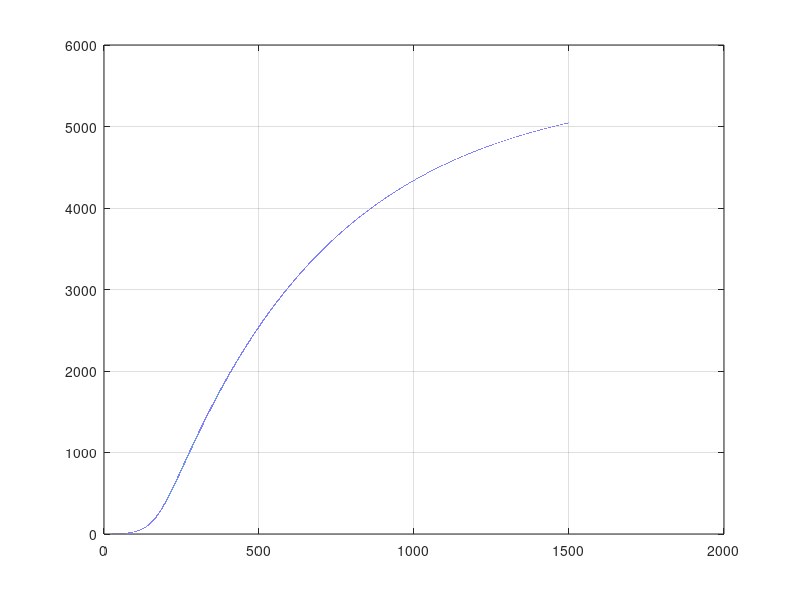

Here is the MATLAB script that generated this plot:
clear;
%close all;
time=1500;
step_size=0.01;
A_array=zeros(1,time/step_size);
B_array=zeros(1,time/step_size);
C_array=zeros(1,time/step_size);
D_array=zeros(1,time/step_size);
E_array=zeros(1,time/step_size);
F_array=zeros(1,time/step_size);
G_array=zeros(1,time/step_size);
H_array=zeros(1,time/step_size);
I_array=zeros(1,time/step_size);
j=1;
rt=zeros(1,time/step_size);


un_human=300;
ho_human=1;
im_human=0;
dead_human=0;

vector=0;
un_mosq=300;

prob_bit=0.05;
prob_vector=0;
prob_bite_human=0.3;
prob_host=0;
reco_rate=0.3;
death_rate=0.005;
immune_rate=0.01;

birth_rate=0.01;
death_mosq_rate=0.5;
total=0;
for i=0:step_size:time
    prob_vector=vector/(vector+un_mosq);
    prob_host=ho_human/(ho_human+im_human+un_human);
    t1=(reco_rate*ho_human)*step_size;
    t2=(prob_bit)*(prob_vector)*un_human*step_size;
    t3=(immune_rate*ho_human)*step_size;
    t4=(death_rate*ho_human)*step_size;
    

    t5=(vector+un_mosq)*birth_rate*step_size;
    t6=vector*death_mosq_rate*step_size;
    t7=un_mosq*death_mosq_rate*step_size;
    t8=un_mosq*prob_bite_human*prob_host*step_size;
    
    total=total+t2;
    
    
    un_mosq=un_mosq+t5-t7-t8;
    vector=vector-t6+t8;
    
    un_human=un_human+t1-t2;
    ho_human=ho_human+t2-t3-t4-t1;
    im_human=im_human+t3;
    dead_human=dead_human+t4;
    
    A_array(1,j)=total;
    B_array(1,j)=vector;
    C_array(1,j)=un_human;
    D_array(1,j)=ho_human;
    E_array(1,j)=im_human;
    F_array(1,j)=dead_human;
    rt(1,j)=i;
      j=j+1;
    
    
end

plot(rt,A_array);
hold on;
%hold on;
%plot(rt,B_array);
%legend('un-infected mosq','vector mosq') 
%figure;
%plot(rt,C_array);
%hold on
%plot(rt,D_array);
%plot(rt,E_array);
%plot(rt,F_array);
grid;
%legend('un-infected mosq','vector mosq','un-infected human', 'host','Immune Human','Death');
